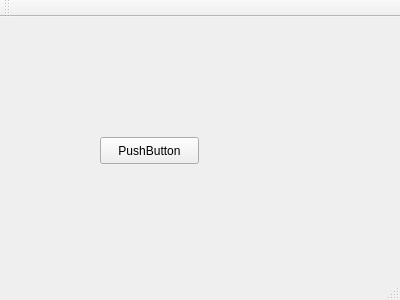
<?xml version="1.0" encoding="UTF-8"?>
<ui version="4.0">
 <class>MainWindow</class>
 <widget class="QMainWindow" name="MainWindow">
  <property name="geometry">
   <rect>
    <x>0</x>
    <y>0</y>
    <width>400</width>
    <height>300</height>
   </rect>
  </property>
  <property name="windowTitle">
   <string>MainWindow</string>
  </property>
  <widget class="QWidget" name="centralWidget">
   <widget class="QPushButton" name="pushButton">
    <property name="geometry">
     <rect>
      <x>100</x>
      <y>120</y>
      <width>99</width>
      <height>27</height>
     </rect>
    </property>
    <property name="text">
     <string>PushButton</string>
    </property>
   </widget>
  </widget>
  <widget class="QMenuBar" name="menuBar">
   <property name="geometry">
    <rect>
     <x>0</x>
     <y>0</y>
     <width>400</width>
     <height>25</height>
    </rect>
   </property>
  </widget>
  <widget class="QToolBar" name="mainToolBar">
   <attribute name="toolBarArea">
    <enum>TopToolBarArea</enum>
   </attribute>
   <attribute name="toolBarBreak">
    <bool>false</bool>
   </attribute>
  </widget>
  <widget class="QStatusBar" name="statusBar"/>
 </widget>
 <layoutdefault spacing="6" margin="11"/>
 <resources/>
 <connections/>
</ui>
